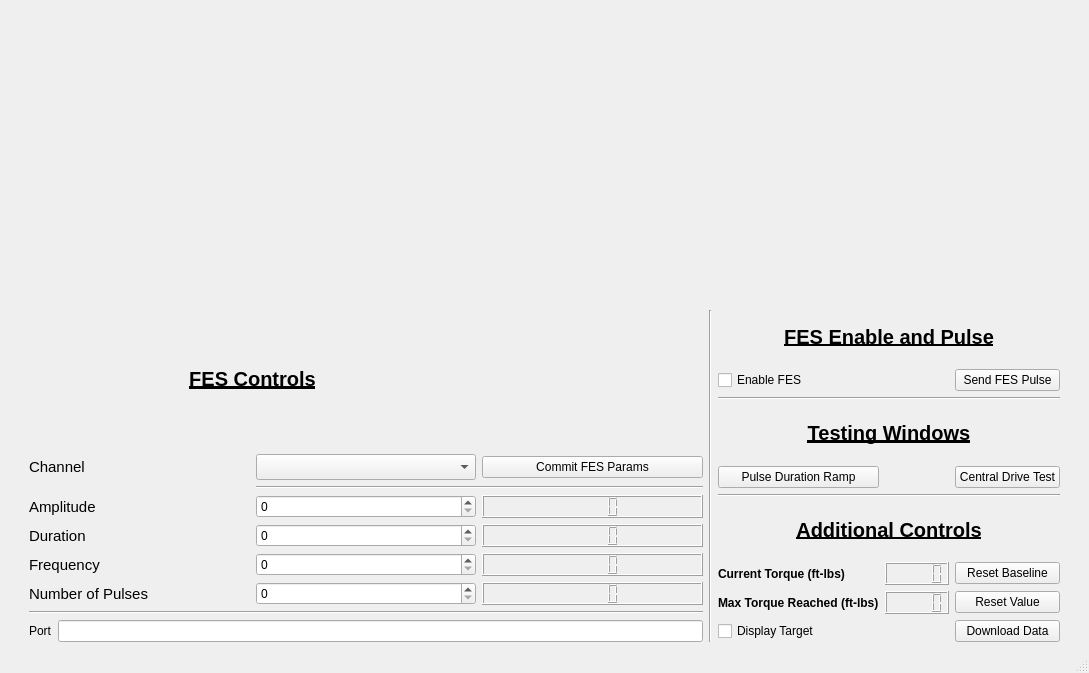
<?xml version="1.0" encoding="UTF-8"?>
<ui version="4.0">
 <class>MainWindow</class>
 <widget class="QMainWindow" name="MainWindow">
  <property name="geometry">
   <rect>
    <x>0</x>
    <y>0</y>
    <width>1089</width>
    <height>673</height>
   </rect>
  </property>
  <property name="windowTitle">
   <string>Central Drive Estimation</string>
  </property>
  <widget class="QWidget" name="centralwidget">
   <layout class="QGridLayout" name="gridLayout_3">
    <item row="1" column="2" rowspan="3">
     <widget class="Line" name="line">
      <property name="orientation">
       <enum>Qt::Vertical</enum>
      </property>
     </widget>
    </item>
    <item row="1" column="1">
     <layout class="QGridLayout" name="gridLayout">
      <item row="4" column="2">
       <widget class="QLCDNumber" name="committedDur_lbl"/>
      </item>
      <item row="3" column="0">
       <widget class="QLabel" name="label">
        <property name="font">
         <font>
          <pointsize>11</pointsize>
         </font>
        </property>
        <property name="text">
         <string>Amplitude</string>
        </property>
       </widget>
      </item>
      <item row="5" column="0">
       <widget class="QLabel" name="label_5">
        <property name="font">
         <font>
          <pointsize>11</pointsize>
         </font>
        </property>
        <property name="text">
         <string>Frequency</string>
        </property>
       </widget>
      </item>
      <item row="4" column="1">
       <widget class="QSpinBox" name="dur_sp"/>
      </item>
      <item row="6" column="0">
       <widget class="QLabel" name="label_6">
        <property name="font">
         <font>
          <pointsize>11</pointsize>
         </font>
        </property>
        <property name="text">
         <string>Number of Pulses</string>
        </property>
       </widget>
      </item>
      <item row="1" column="1">
       <widget class="QComboBox" name="channel_cb">
        <property name="font">
         <font>
          <pointsize>11</pointsize>
         </font>
        </property>
        <property name="currentText">
         <string/>
        </property>
        <property name="placeholderText">
         <string/>
        </property>
       </widget>
      </item>
      <item row="5" column="1">
       <widget class="QSpinBox" name="f_sp"/>
      </item>
      <item row="3" column="2">
       <widget class="QLCDNumber" name="committedAmp_lbl"/>
      </item>
      <item row="6" column="1">
       <widget class="QSpinBox" name="np_sp"/>
      </item>
      <item row="6" column="2">
       <widget class="QLCDNumber" name="committedNp_lbl"/>
      </item>
      <item row="0" column="0" colspan="2">
       <widget class="QLabel" name="label_3">
        <property name="font">
         <font>
          <pointsize>15</pointsize>
          <weight>75</weight>
          <bold>true</bold>
          <underline>true</underline>
         </font>
        </property>
        <property name="text">
         <string>FES Controls</string>
        </property>
        <property name="scaledContents">
         <bool>false</bool>
        </property>
        <property name="alignment">
         <set>Qt::AlignCenter</set>
        </property>
       </widget>
      </item>
      <item row="4" column="0">
       <widget class="QLabel" name="label_2">
        <property name="font">
         <font>
          <pointsize>11</pointsize>
          <italic>false</italic>
         </font>
        </property>
        <property name="text">
         <string>Duration</string>
        </property>
       </widget>
      </item>
      <item row="1" column="2">
       <widget class="QPushButton" name="commit_pb">
        <property name="text">
         <string>Commit FES Params</string>
        </property>
        <property name="checkable">
         <bool>false</bool>
        </property>
       </widget>
      </item>
      <item row="5" column="2">
       <widget class="QLCDNumber" name="committedF_lbl"/>
      </item>
      <item row="1" column="0">
       <widget class="QLabel" name="label_7">
        <property name="font">
         <font>
          <pointsize>11</pointsize>
         </font>
        </property>
        <property name="text">
         <string>Channel</string>
        </property>
       </widget>
      </item>
      <item row="3" column="1">
       <widget class="QSpinBox" name="amp_sp"/>
      </item>
      <item row="2" column="1" colspan="2">
       <widget class="Line" name="line_5">
        <property name="orientation">
         <enum>Qt::Horizontal</enum>
        </property>
       </widget>
      </item>
     </layout>
    </item>
    <item row="3" column="1">
     <layout class="QHBoxLayout" name="horizontalLayout_2">
      <item>
       <widget class="QLabel" name="label_4">
        <property name="text">
         <string>Port</string>
        </property>
       </widget>
      </item>
      <item>
       <widget class="QLineEdit" name="comport_le"/>
      </item>
     </layout>
    </item>
    <item row="1" column="3" rowspan="3">
     <layout class="QGridLayout" name="gridLayout_2">
      <item row="7" column="1">
       <widget class="QLCDNumber" name="currentTorque_lcd">
        <property name="frameShape">
         <enum>QFrame::Box</enum>
        </property>
       </widget>
      </item>
      <item row="7" column="2">
       <widget class="QPushButton" name="resetBaseline_pb">
        <property name="text">
         <string>Reset Baseline</string>
        </property>
       </widget>
      </item>
      <item row="4" column="2">
       <widget class="QPushButton" name="CD_pb">
        <property name="autoFillBackground">
         <bool>false</bool>
        </property>
        <property name="text">
         <string>Central Drive Test</string>
        </property>
       </widget>
      </item>
      <item row="8" column="2">
       <widget class="QPushButton" name="maxTorqueReset_pb">
        <property name="text">
         <string>Reset Value</string>
        </property>
       </widget>
      </item>
      <item row="7" column="0">
       <widget class="QLabel" name="label_9">
        <property name="font">
         <font>
          <weight>75</weight>
          <bold>true</bold>
         </font>
        </property>
        <property name="text">
         <string>Current Torque (ft-lbs)</string>
        </property>
       </widget>
      </item>
      <item row="1" column="0">
       <widget class="QCheckBox" name="fesEnable_cb">
        <property name="text">
         <string>Enable FES</string>
        </property>
       </widget>
      </item>
      <item row="8" column="1">
       <widget class="QLCDNumber" name="maxTorque_lcd"/>
      </item>
      <item row="5" column="0" colspan="3">
       <widget class="Line" name="line_3">
        <property name="orientation">
         <enum>Qt::Horizontal</enum>
        </property>
       </widget>
      </item>
      <item row="4" column="0">
       <widget class="QPushButton" name="PDRamp_pb">
        <property name="text">
         <string>Pulse Duration Ramp</string>
        </property>
       </widget>
      </item>
      <item row="3" column="0" colspan="3">
       <widget class="QLabel" name="label_11">
        <property name="font">
         <font>
          <pointsize>15</pointsize>
          <weight>75</weight>
          <bold>true</bold>
          <underline>true</underline>
         </font>
        </property>
        <property name="text">
         <string>Testing Windows</string>
        </property>
        <property name="alignment">
         <set>Qt::AlignCenter</set>
        </property>
       </widget>
      </item>
      <item row="8" column="0">
       <widget class="QLabel" name="label_8">
        <property name="font">
         <font>
          <weight>75</weight>
          <bold>true</bold>
         </font>
        </property>
        <property name="text">
         <string>Max Torque Reached (ft-lbs)</string>
        </property>
       </widget>
      </item>
      <item row="6" column="0" colspan="3">
       <widget class="QLabel" name="label_12">
        <property name="font">
         <font>
          <pointsize>15</pointsize>
          <weight>75</weight>
          <bold>true</bold>
          <underline>true</underline>
         </font>
        </property>
        <property name="text">
         <string>Additional Controls</string>
        </property>
        <property name="alignment">
         <set>Qt::AlignCenter</set>
        </property>
       </widget>
      </item>
      <item row="9" column="0">
       <widget class="QCheckBox" name="target_cb">
        <property name="text">
         <string>Display Target</string>
        </property>
       </widget>
      </item>
      <item row="2" column="0" colspan="3">
       <widget class="Line" name="line_4">
        <property name="orientation">
         <enum>Qt::Horizontal</enum>
        </property>
       </widget>
      </item>
      <item row="9" column="2">
       <widget class="QPushButton" name="download_pb">
        <property name="text">
         <string>Download Data</string>
        </property>
       </widget>
      </item>
      <item row="0" column="0" colspan="3">
       <widget class="QLabel" name="label_10">
        <property name="font">
         <font>
          <pointsize>15</pointsize>
          <weight>75</weight>
          <bold>true</bold>
          <underline>true</underline>
         </font>
        </property>
        <property name="text">
         <string>FES Enable and Pulse</string>
        </property>
        <property name="alignment">
         <set>Qt::AlignCenter</set>
        </property>
       </widget>
      </item>
      <item row="1" column="2">
       <widget class="QPushButton" name="sendPulse_pb">
        <property name="autoFillBackground">
         <bool>false</bool>
        </property>
        <property name="text">
         <string>Send FES Pulse</string>
        </property>
       </widget>
      </item>
     </layout>
    </item>
    <item row="0" column="4" rowspan="4">
     <spacer name="horizontalSpacer">
      <property name="orientation">
       <enum>Qt::Horizontal</enum>
      </property>
      <property name="sizeType">
       <enum>QSizePolicy::Fixed</enum>
      </property>
      <property name="sizeHint" stdset="0">
       <size>
        <width>20</width>
        <height>1</height>
       </size>
      </property>
     </spacer>
    </item>
    <item row="0" column="1" colspan="3">
     <layout class="QVBoxLayout" name="verticalLayout">
      <item>
       <widget class="QWidget" name="TorquePlot" native="true">
        <layout class="QHBoxLayout" name="horizontalLayout"/>
       </widget>
      </item>
     </layout>
    </item>
    <item row="2" column="1">
     <widget class="Line" name="line_2">
      <property name="orientation">
       <enum>Qt::Horizontal</enum>
      </property>
     </widget>
    </item>
    <item row="0" column="0" rowspan="4">
     <spacer name="horizontalSpacer_2">
      <property name="orientation">
       <enum>Qt::Horizontal</enum>
      </property>
      <property name="sizeType">
       <enum>QSizePolicy::Fixed</enum>
      </property>
      <property name="sizeHint" stdset="0">
       <size>
        <width>20</width>
        <height>1</height>
       </size>
      </property>
     </spacer>
    </item>
   </layout>
  </widget>
  <widget class="QMenuBar" name="menubar">
   <property name="geometry">
    <rect>
     <x>0</x>
     <y>0</y>
     <width>1089</width>
     <height>26</height>
    </rect>
   </property>
  </widget>
  <widget class="QStatusBar" name="statusbar"/>
 </widget>
 <resources/>
 <connections/>
</ui>
